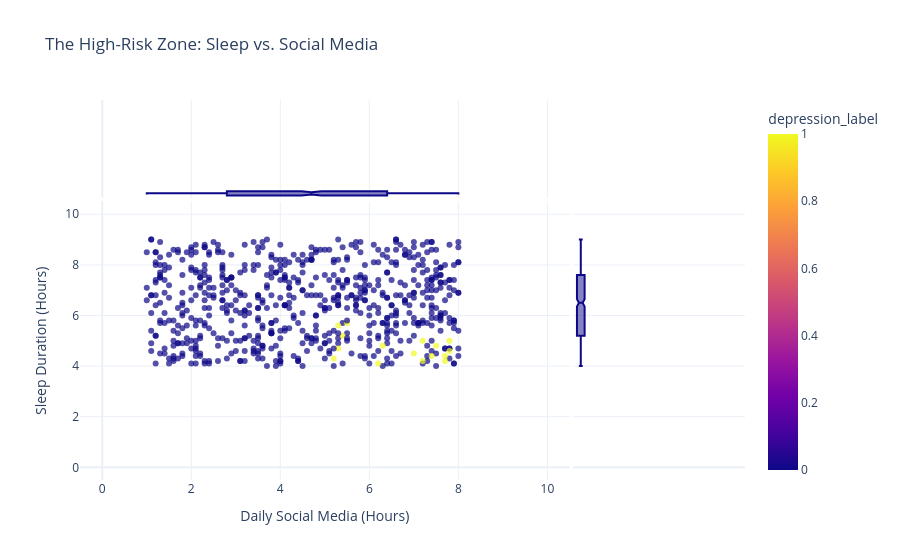

The notebook cell this image was saved under:
### Markdown cell above
### Behaviour analysis
Healthy teenagers exhibit wide 'behavioral diversity' (the large blue boxes), meaning they can survive various levels of sleep and social media use. However, the depressed subgroup shows restricted behavioral diversity (the small red boxes). This confirms that clinical depression in this group is linked to a highly consistent 'Biological Tax'—a specific, narrow intersection of extreme usage and sleep deprivation.

### Code cell
# Create a focused scatter plot
fig = px.scatter(df, 
                 x="daily_social_media_hours", 
                 y="sleep_hours", 
                 color="depression_label",
                 color_discrete_map={0: "blue", 1: "red"}, # Make depressed teens "pop" in red
                 marginal_x="box",           # Adds a boxplot on top for social media
                 marginal_y="box",           # Adds a boxplot on the side for sleep
                 title="The High-Risk Zone: Sleep vs. Social Media",
                 labels={"daily_social_media_hours": "Daily Social Media (Hours)", 
                         "sleep_hours": "Sleep Duration (Hours)"},
                 template="plotly_white",
                 opacity=0.7)

# Zoom into the most relevant area (e.g., 0-10 hours)
fig.update_xaxes(range=[-0.5, 10.5])
fig.update_yaxes(range=[-0.5, 10.5])

fig.show()

### Figure 1 — Plotly figure (JSON) as saved in the notebook; plotly's stock layout.template omitted (floating-point values rounded to 4 significant figures; data arrays with more than 128 entries replaced by an {"elided": "..."} marker saying what was removed)
{"data": [{"hovertemplate": "Daily Social Media (Hours)=%{x}<br>Sleep Duration (Hours)=%{y}<br>depression_label=%{marker.color}<extra></extra>", "legendgroup": "", "marker": {"color": {"elided": "653 int values"}, "coloraxis": "coloraxis", "opacity": 0.7, "symbol": "circle"}, "mode": "markers", "name": "", "orientation": "v", "showlegend": false, "type": "scatter", "x": {"elided": "653 float values"}, "xaxis": "x", "y": {"elided": "653 float values"}, "yaxis": "y"}, {"alignmentgroup": "True", "hovertemplate": "Daily Social Media (Hours)=%{x}<extra></extra>", "legendgroup": "", "marker": {"color": "#0d0887", "symbol": "circle"}, "name": "", "notched": true, "offsetgroup": "", "showlegend": false, "type": "box", "x": {"elided": "653 float values"}, "xaxis": "x3", "yaxis": "y3"}, {"alignmentgroup": "True", "hovertemplate": "Sleep Duration (Hours)=%{y}<extra></extra>", "legendgroup": "", "marker": {"color": "#0d0887", "symbol": "circle"}, "name": "", "notched": true, "offsetgroup": "", "showlegend": false, "type": "box", "xaxis": "x2", "y": {"elided": "653 float values"}, "yaxis": "y2"}], "layout": {"autosize": true, "coloraxis": {"colorbar": {"title": {"text": "depression_label"}}, "colorscale": [[0, "#0d0887"], [0.1111, "#46039f"], [0.2222, "#7201a8"], [0.3333, "#9c179e"], [0.4444, "#bd3786"], [0.5556, "#d8576b"], [0.6667, "#ed7953"], [0.7778, "#fb9f3a"], [0.8889, "#fdca26"], [1, "#f0f921"]]}, "legend": {"tracegroupgap": 0}, "title": {"text": "The High-Risk Zone: Sleep vs. Social Media"}, "xaxis": {"anchor": "y", "domain": [0, 0.7363], "range": [-0.5, 10.5], "title": {"text": "Daily Social Media (Hours)"}, "type": "linear"}, "xaxis2": {"anchor": "y2", "domain": [0.7413, 1], "matches": "x2", "range": [-0.5, 10.5], "showgrid": false, "showline": false, "showticklabels": false, "ticks": "", "type": "category"}, "xaxis3": {"anchor": "y3", "domain": [0, 0.7363], "matches": "x", "range": [-0.5, 10.5], "showgrid": true, "showticklabels": false, "type": "linear"}, "xaxis4": {"anchor": "y4", "domain": [0.7413, 1], "matches": "x2", "range": [-0.5, 10.5], "showgrid": false, "showline": false, "showticklabels": false, "ticks": ""}, "yaxis": {"anchor": "x", "domain": [0, 0.7326], "range": [-0.5, 10.5], "title": {"text": "Sleep Duration (Hours)"}, "type": "linear"}, "yaxis2": {"anchor": "x2", "domain": [0, 0.7326], "matches": "y", "range": [-0.5, 10.5], "showgrid": true, "showticklabels": false, "type": "linear"}, "yaxis3": {"anchor": "x3", "domain": [0.7426, 1], "matches": "y3", "range": [-0.5, 10.5], "showgrid": false, "showline": false, "showticklabels": false, "ticks": "", "type": "category"}, "yaxis4": {"anchor": "x4", "domain": [0.7426, 1], "matches": "y3", "range": [-0.5, 10.5], "showgrid": true, "showline": false, "showticklabels": false, "ticks": ""}}}
